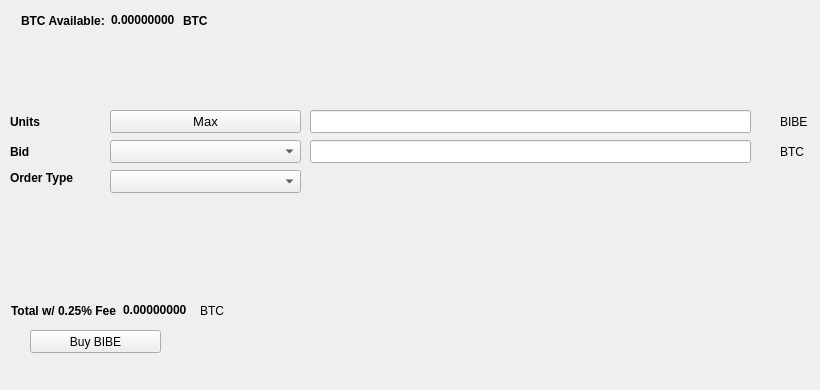
   <widget class="QWidget" name="BuyTab">
    <attribute name="title">
     <string>Buy</string>
    </attribute>
    <widget class="QPushButton" name="BuyBIBE">
     <property name="geometry">
      <rect>
       <x>30</x>
       <y>330</y>
       <width>131</width>
       <height>23</height>
      </rect>
     </property>
     <property name="text">
      <string>Buy BIBE</string>
     </property>
     <property name="icon">
      <iconset resource="../bibecoin.qrc">
       <normaloff>:/icons/bitcoin</normaloff>:/icons/bitcoin</iconset>
     </property>
    </widget>
    <widget class="QLabel" name="label_3">
     <property name="geometry">
      <rect>
       <x>10</x>
       <y>110</y>
       <width>46</width>
       <height>23</height>
      </rect>
     </property>
     <property name="font">
      <font>
       <weight>75</weight>
       <bold>true</bold>
      </font>
     </property>
     <property name="text">
      <string>Units</string>
     </property>
    </widget>
    <widget class="QLineEdit" name="UnitsInput">
     <property name="geometry">
      <rect>
       <x>310</x>
       <y>110</y>
       <width>441</width>
       <height>23</height>
      </rect>
     </property>
     <property name="font">
      <font>
       <pointsize>9</pointsize>
       <weight>75</weight>
       <bold>true</bold>
      </font>
     </property>
    </widget>
    <widget class="QLineEdit" name="BuyBidPriceEdit">
     <property name="geometry">
      <rect>
       <x>310</x>
       <y>140</y>
       <width>441</width>
       <height>23</height>
      </rect>
     </property>
     <property name="font">
      <font>
       <pointsize>9</pointsize>
       <weight>75</weight>
       <bold>true</bold>
      </font>
     </property>
    </widget>
    <widget class="QLabel" name="label_4">
     <property name="geometry">
      <rect>
       <x>780</x>
       <y>110</y>
       <width>31</width>
       <height>23</height>
      </rect>
     </property>
     <property name="text">
      <string>BIBE</string>
     </property>
    </widget>
    <widget class="QLabel" name="label_5">
     <property name="geometry">
      <rect>
       <x>780</x>
       <y>140</y>
       <width>31</width>
       <height>23</height>
      </rect>
     </property>
     <property name="text">
      <string>BTC</string>
     </property>
    </widget>
    <widget class="QLabel" name="label_6">
     <property name="geometry">
      <rect>
       <x>10</x>
       <y>140</y>
       <width>46</width>
       <height>23</height>
      </rect>
     </property>
     <property name="font">
      <font>
       <weight>75</weight>
       <bold>true</bold>
      </font>
     </property>
     <property name="text">
      <string>Bid</string>
     </property>
    </widget>
    <widget class="QLabel" name="label_7">
     <property name="geometry">
      <rect>
       <x>10</x>
       <y>170</y>
       <width>91</width>
       <height>16</height>
      </rect>
     </property>
     <property name="font">
      <font>
       <weight>75</weight>
       <bold>true</bold>
      </font>
     </property>
     <property name="text">
      <string>Order Type</string>
     </property>
    </widget>
    <widget class="QPushButton" name="Buy_Max_Amount">
     <property name="geometry">
      <rect>
       <x>110</x>
       <y>110</y>
       <width>191</width>
       <height>23</height>
      </rect>
     </property>
     <property name="font">
      <font>
       <pointsize>10</pointsize>
      </font>
     </property>
     <property name="text">
      <string>Max</string>
     </property>
    </widget>
    <widget class="QComboBox" name="BuyBidcomboBox">
     <property name="geometry">
      <rect>
       <x>110</x>
       <y>140</y>
       <width>191</width>
       <height>23</height>
      </rect>
     </property>
     <property name="font">
      <font>
       <pointsize>10</pointsize>
      </font>
     </property>
    </widget>
    <widget class="QComboBox" name="buyOrdertypeCombo">
     <property name="geometry">
      <rect>
       <x>110</x>
       <y>170</y>
       <width>191</width>
       <height>23</height>
      </rect>
     </property>
     <property name="font">
      <font>
       <pointsize>10</pointsize>
      </font>
     </property>
    </widget>
    <widget class="QWidget" name="layoutWidget1">
     <property name="geometry">
      <rect>
       <x>21</x>
       <y>11</y>
       <width>227</width>
       <height>19</height>
      </rect>
     </property>
     <layout class="QHBoxLayout" name="horizontalLayout_3">
      <item>
       <widget class="QLabel" name="label232">
        <property name="font">
         <font>
          <weight>75</weight>
          <bold>true</bold>
         </font>
        </property>
        <property name="text">
         <string>BTC Available:</string>
        </property>
       </widget>
      </item>
      <item>
       <widget class="QLabel" name="BtcAvailableLbl">
        <property name="palette">
         <palette>
          <active>
           <colorrole role="WindowText">
            <brush brushstyle="SolidPattern">
             <color alpha="255">
              <red>0</red>
              <green>0</green>
              <blue>0</blue>
             </color>
            </brush>
           </colorrole>
           <colorrole role="Button">
            <brush brushstyle="SolidPattern">
             <color alpha="255">
              <red>0</red>
              <green>170</green>
              <blue>0</blue>
             </color>
            </brush>
           </colorrole>
           <colorrole role="Light">
            <brush brushstyle="SolidPattern">
             <color alpha="255">
              <red>0</red>
              <green>255</green>
              <blue>0</blue>
             </color>
            </brush>
           </colorrole>
           <colorrole role="Midlight">
            <brush brushstyle="SolidPattern">
             <color alpha="255">
              <red>0</red>
              <green>212</green>
              <blue>0</blue>
             </color>
            </brush>
           </colorrole>
           <colorrole role="Dark">
            <brush brushstyle="SolidPattern">
             <color alpha="255">
              <red>0</red>
              <green>85</green>
              <blue>0</blue>
             </color>
            </brush>
           </colorrole>
           <colorrole role="Mid">
            <brush brushstyle="SolidPattern">
             <color alpha="255">
              <red>0</red>
              <green>113</green>
              <blue>0</blue>
             </color>
            </brush>
           </colorrole>
           <colorrole role="Text">
            <brush brushstyle="SolidPattern">
             <color alpha="255">
              <red>0</red>
              <green>170</green>
              <blue>0</blue>
             </color>
            </brush>
           </colorrole>
           <colorrole role="BrightText">
            <brush brushstyle="SolidPattern">
             <color alpha="255">
              <red>255</red>
              <green>255</green>
              <blue>255</blue>
             </color>
            </brush>
           </colorrole>
           <colorrole role="ButtonText">
            <brush brushstyle="SolidPattern">
             <color alpha="255">
              <red>0</red>
              <green>0</green>
              <blue>0</blue>
             </color>
            </brush>
           </colorrole>
           <colorrole role="Base">
            <brush brushstyle="SolidPattern">
             <color alpha="255">
              <red>255</red>
              <green>255</green>
              <blue>255</blue>
             </color>
            </brush>
           </colorrole>
           <colorrole role="Window">
            <brush brushstyle="SolidPattern">
             <color alpha="255">
              <red>0</red>
              <green>170</green>
              <blue>0</blue>
             </color>
            </brush>
           </colorrole>
           <colorrole role="Shadow">
            <brush brushstyle="SolidPattern">
             <color alpha="255">
              <red>0</red>
              <green>0</green>
              <blue>0</blue>
             </color>
            </brush>
           </colorrole>
           <colorrole role="AlternateBase">
            <brush brushstyle="SolidPattern">
             <color alpha="255">
              <red>127</red>
              <green>212</green>
              <blue>127</blue>
             </color>
            </brush>
           </colorrole>
           <colorrole role="ToolTipBase">
            <brush brushstyle="SolidPattern">
             <color alpha="255">
              <red>255</red>
              <green>255</green>
              <blue>220</blue>
             </color>
            </brush>
           </colorrole>
           <colorrole role="ToolTipText">
            <brush brushstyle="SolidPattern">
             <color alpha="255">
              <red>0</red>
              <green>0</green>
              <blue>0</blue>
             </color>
            </brush>
           </colorrole>
          </active>
          <inactive>
           <colorrole role="WindowText">
            <brush brushstyle="SolidPattern">
             <color alpha="255">
              <red>0</red>
              <green>0</green>
              <blue>0</blue>
             </color>
            </brush>
           </colorrole>
           <colorrole role="Button">
            <brush brushstyle="SolidPattern">
             <color alpha="255">
              <red>0</red>
              <green>170</green>
              <blue>0</blue>
             </color>
            </brush>
           </colorrole>
           <colorrole role="Light">
            <brush brushstyle="SolidPattern">
             <color alpha="255">
              <red>0</red>
              <green>255</green>
              <blue>0</blue>
             </color>
            </brush>
           </colorrole>
           <colorrole role="Midlight">
            <brush brushstyle="SolidPattern">
             <color alpha="255">
              <red>0</red>
              <green>212</green>
              <blue>0</blue>
             </color>
            </brush>
           </colorrole>
           <colorrole role="Dark">
            <brush brushstyle="SolidPattern">
             <color alpha="255">
              <red>0</red>
              <green>85</green>
              <blue>0</blue>
             </color>
            </brush>
           </colorrole>
           <colorrole role="Mid">
            <brush brushstyle="SolidPattern">
             <color alpha="255">
              <red>0</red>
              <green>113</green>
              <blue>0</blue>
             </color>
            </brush>
           </colorrole>
           <colorrole role="Text">
            <brush brushstyle="SolidPattern">
             <color alpha="255">
              <red>0</red>
              <green>170</green>
              <blue>0</blue>
             </color>
            </brush>
           </colorrole>
           <colorrole role="BrightText">
            <brush brushstyle="SolidPattern">
             <color alpha="255">
              <red>255</red>
              <green>255</green>
              <blue>255</blue>
             </color>
            </brush>
           </colorrole>
           <colorrole role="ButtonText">
            <brush brushstyle="SolidPattern">
             <color alpha="255">
              <red>0</red>
              <green>0</green>
              <blue>0</blue>
             </color>
            </brush>
           </colorrole>
           <colorrole role="Base">
            <brush brushstyle="SolidPattern">
             <color alpha="255">
              <red>255</red>
              <green>255</green>
              <blue>255</blue>
             </color>
            </brush>
           </colorrole>
           <colorrole role="Window">
            <brush brushstyle="SolidPattern">
             <color alpha="255">
              <red>0</red>
              <green>170</green>
              <blue>0</blue>
             </color>
            </brush>
           </colorrole>
           <colorrole role="Shadow">
            <brush brushstyle="SolidPattern">
             <color alpha="255">
              <red>0</red>
              <green>0</green>
              <blue>0</blue>
             </color>
            </brush>
           </colorrole>
           <colorrole role="AlternateBase">
            <brush brushstyle="SolidPattern">
             <color alpha="255">
              <red>127</red>
              <green>212</green>
              <blue>127</blue>
             </color>
            </brush>
           </colorrole>
           <colorrole role="ToolTipBase">
            <brush brushstyle="SolidPattern">
             <color alpha="255">
              <red>255</red>
              <green>255</green>
              <blue>220</blue>
             </color>
            </brush>
           </colorrole>
           <colorrole role="ToolTipText">
            <brush brushstyle="SolidPattern">
             <color alpha="255">
              <red>0</red>
              <green>0</green>
              <blue>0</blue>
             </color>
            </brush>
           </colorrole>
          </inactive>
          <disabled>
           <colorrole role="WindowText">
            <brush brushstyle="SolidPattern">
             <color alpha="255">
              <red>0</red>
              <green>85</green>
              <blue>0</blue>
             </color>
            </brush>
           </colorrole>
           <colorrole role="Button">
            <brush brushstyle="SolidPattern">
             <color alpha="255">
              <red>0</red>
              <green>170</green>
              <blue>0</blue>
             </color>
            </brush>
           </colorrole>
           <colorrole role="Light">
            <brush brushstyle="SolidPattern">
             <color alpha="255">
              <red>0</red>
              <green>255</green>
              <blue>0</blue>
             </color>
            </brush>
           </colorrole>
           <colorrole role="Midlight">
            <brush brushstyle="SolidPattern">
             <color alpha="255">
              <red>0</red>
              <green>212</green>
              <blue>0</blue>
             </color>
            </brush>
           </colorrole>
           <colorrole role="Dark">
            <brush brushstyle="SolidPattern">
             <color alpha="255">
              <red>0</red>
              <green>85</green>
              <blue>0</blue>
             </color>
            </brush>
           </colorrole>
           <colorrole role="Mid">
            <brush brushstyle="SolidPattern">
             <color alpha="255">
              <red>0</red>
              <green>113</green>
              <blue>0</blue>
             </color>
            </brush>
           </colorrole>
           <colorrole role="Text">
            <brush brushstyle="SolidPattern">
             <color alpha="255">
              <red>0</red>
              <green>85</green>
              <blue>0</blue>
             </color>
            </brush>
           </colorrole>
           <colorrole role="BrightText">
            <brush brushstyle="SolidPattern">
             <color alpha="255">
              <red>255</red>
              <green>255</green>
              <blue>255</blue>
             </color>
            </brush>
           </colorrole>
           <colorrole role="ButtonText">
            <brush brushstyle="SolidPattern">
             <color alpha="255">
              <red>0</red>
              <green>85</green>
              <blue>0</blue>
             </color>
            </brush>
           </colorrole>
           <colorrole role="Base">
            <brush brushstyle="SolidPattern">
             <color alpha="255">
              <red>0</red>
              <green>170</green>
              <blue>0</blue>
             </color>
            </brush>
           </colorrole>
           <colorrole role="Window">
            <brush brushstyle="SolidPattern">
             <color alpha="255">
              <red>0</red>
              <green>170</green>
              <blue>0</blue>
             </color>
            </brush>
           </colorrole>
           <colorrole role="Shadow">
            <brush brushstyle="SolidPattern">
             <color alpha="255">
              <red>0</red>
              <green>0</green>
              <blue>0</blue>
             </color>
            </brush>
           </colorrole>
           <colorrole role="AlternateBase">
            <brush brushstyle="SolidPattern">
             <color alpha="255">
              <red>0</red>
              <green>170</green>
              <blue>0</blue>
             </color>
            </brush>
           </colorrole>
           <colorrole role="ToolTipBase">
            <brush brushstyle="SolidPattern">
             <color alpha="255">
              <red>255</red>
              <green>255</green>
              <blue>220</blue>
             </color>
            </brush>
           </colorrole>
           <colorrole role="ToolTipText">
            <brush brushstyle="SolidPattern">
             <color alpha="255">
              <red>0</red>
              <green>0</green>
              <blue>0</blue>
             </color>
            </brush>
           </colorrole>
          </disabled>
         </palette>
        </property>
        <property name="font">
         <font>
          <weight>75</weight>
          <bold>true</bold>
         </font>
        </property>
        <property name="text">
         <string>0.00000000</string>
        </property>
        <property name="textInteractionFlags">
         <set>Qt::LinksAccessibleByMouse|Qt::TextSelectableByKeyboard|Qt::TextSelectableByMouse</set>
        </property>
       </widget>
      </item>
      <item>
       <widget class="QLabel" name="BtcAvailableLbl_2">
        <property name="font">
         <font>
          <weight>75</weight>
          <bold>true</bold>
         </font>
        </property>
        <property name="text">
         <string>BTC</string>
        </property>
       </widget>
      </item>
     </layout>
    </widget>
    <widget class="QWidget" name="layoutWidge2">
     <property name="geometry">
      <rect>
       <x>11</x>
       <y>301</y>
       <width>259</width>
       <height>19</height>
      </rect>
     </property>
     <layout class="QHBoxLayout" name="horizontalLayout_4">
      <item>
       <widget class="QLabel" name="label_9">
        <property name="font">
         <font>
          <weight>75</weight>
          <bold>true</bold>
         </font>
        </property>
        <property name="text">
         <string>Total w/ 0.25% Fee</string>
        </property>
       </widget>
      </item>
      <item>
       <widget class="QLabel" name="BuyCostLabel">
        <property name="palette">
         <palette>
          <active>
           <colorrole role="WindowText">
            <brush brushstyle="SolidPattern">
             <color alpha="255">
              <red>0</red>
              <green>0</green>
              <blue>0</blue>
             </color>
            </brush>
           </colorrole>
           <colorrole role="Button">
            <brush brushstyle="SolidPattern">
             <color alpha="255">
              <red>0</red>
              <green>170</green>
              <blue>0</blue>
             </color>
            </brush>
           </colorrole>
           <colorrole role="Light">
            <brush brushstyle="SolidPattern">
             <color alpha="255">
              <red>0</red>
              <green>255</green>
              <blue>0</blue>
             </color>
            </brush>
           </colorrole>
           <colorrole role="Midlight">
            <brush brushstyle="SolidPattern">
             <color alpha="255">
              <red>0</red>
              <green>212</green>
              <blue>0</blue>
             </color>
            </brush>
           </colorrole>
           <colorrole role="Dark">
            <brush brushstyle="SolidPattern">
             <color alpha="255">
              <red>0</red>
              <green>85</green>
              <blue>0</blue>
             </color>
            </brush>
           </colorrole>
           <colorrole role="Mid">
            <brush brushstyle="SolidPattern">
             <color alpha="255">
              <red>0</red>
              <green>113</green>
              <blue>0</blue>
             </color>
            </brush>
           </colorrole>
           <colorrole role="Text">
            <brush brushstyle="SolidPattern">
             <color alpha="255">
              <red>0</red>
              <green>170</green>
              <blue>0</blue>
             </color>
            </brush>
           </colorrole>
           <colorrole role="BrightText">
            <brush brushstyle="SolidPattern">
             <color alpha="255">
              <red>255</red>
              <green>255</green>
              <blue>255</blue>
             </color>
            </brush>
           </colorrole>
           <colorrole role="ButtonText">
            <brush brushstyle="SolidPattern">
             <color alpha="255">
              <red>0</red>
              <green>0</green>
              <blue>0</blue>
             </color>
            </brush>
           </colorrole>
           <colorrole role="Base">
            <brush brushstyle="SolidPattern">
             <color alpha="255">
              <red>255</red>
              <green>255</green>
              <blue>255</blue>
             </color>
            </brush>
           </colorrole>
           <colorrole role="Window">
            <brush brushstyle="SolidPattern">
             <color alpha="255">
              <red>0</red>
              <green>170</green>
              <blue>0</blue>
             </color>
            </brush>
           </colorrole>
           <colorrole role="Shadow">
            <brush brushstyle="SolidPattern">
             <color alpha="255">
              <red>0</red>
              <green>0</green>
              <blue>0</blue>
             </color>
            </brush>
           </colorrole>
           <colorrole role="AlternateBase">
            <brush brushstyle="SolidPattern">
             <color alpha="255">
              <red>127</red>
              <green>212</green>
              <blue>127</blue>
             </color>
            </brush>
           </colorrole>
           <colorrole role="ToolTipBase">
            <brush brushstyle="SolidPattern">
             <color alpha="255">
              <red>255</red>
              <green>255</green>
              <blue>220</blue>
             </color>
            </brush>
           </colorrole>
           <colorrole role="ToolTipText">
            <brush brushstyle="SolidPattern">
             <color alpha="255">
              <red>0</red>
              <green>0</green>
              <blue>0</blue>
             </color>
            </brush>
           </colorrole>
          </active>
          <inactive>
           <colorrole role="WindowText">
            <brush brushstyle="SolidPattern">
             <color alpha="255">
              <red>0</red>
              <green>0</green>
              <blue>0</blue>
             </color>
            </brush>
           </colorrole>
           <colorrole role="Button">
            <brush brushstyle="SolidPattern">
             <color alpha="255">
              <red>0</red>
              <green>170</green>
              <blue>0</blue>
             </color>
            </brush>
           </colorrole>
           <colorrole role="Light">
            <brush brushstyle="SolidPattern">
             <color alpha="255">
              <red>0</red>
              <green>255</green>
              <blue>0</blue>
             </color>
            </brush>
           </colorrole>
           <colorrole role="Midlight">
            <brush brushstyle="SolidPattern">
             <color alpha="255">
              <red>0</red>
              <green>212</green>
              <blue>0</blue>
             </color>
            </brush>
           </colorrole>
           <colorrole role="Dark">
            <brush brushstyle="SolidPattern">
             <color alpha="255">
              <red>0</red>
              <green>85</green>
              <blue>0</blue>
             </color>
            </brush>
           </colorrole>
           <colorrole role="Mid">
            <brush brushstyle="SolidPattern">
             <color alpha="255">
              <red>0</red>
              <green>113</green>
              <blue>0</blue>
             </color>
            </brush>
           </colorrole>
           <colorrole role="Text">
            <brush brushstyle="SolidPattern">
             <color alpha="255">
              <red>0</red>
              <green>170</green>
              <blue>0</blue>
             </color>
            </brush>
           </colorrole>
           <colorrole role="BrightText">
            <brush brushstyle="SolidPattern">
             <color alpha="255">
              <red>255</red>
              <green>255</green>
              <blue>255</blue>
             </color>
            </brush>
           </colorrole>
           <colorrole role="ButtonText">
            <brush brushstyle="SolidPattern">
             <color alpha="255">
              <red>0</red>
              <green>0</green>
              <blue>0</blue>
             </color>
            </brush>
           </colorrole>
           <colorrole role="Base">
            <brush brushstyle="SolidPattern">
             <color alpha="255">
              <red>255</red>
              <green>255</green>
              <blue>255</blue>
             </color>
            </brush>
           </colorrole>
           <colorrole role="Window">
            <brush brushstyle="SolidPattern">
             <color alpha="255">
              <red>0</red>
              <green>170</green>
              <blue>0</blue>
             </color>
            </brush>
           </colorrole>
           <colorrole role="Shadow">
            <brush brushstyle="SolidPattern">
             <color alpha="255">
              <red>0</red>
              <green>0</green>
              <blue>0</blue>
             </color>
            </brush>
           </colorrole>
           <colorrole role="AlternateBase">
            <brush brushstyle="SolidPattern">
             <color alpha="255">
              <red>127</red>
              <green>212</green>
              <blue>127</blue>
             </color>
            </brush>
           </colorrole>
           <colorrole role="ToolTipBase">
            <brush brushstyle="SolidPattern">
             <color alpha="255">
              <red>255</red>
              <green>255</green>
              <blue>220</blue>
             </color>
            </brush>
           </colorrole>
           <colorrole role="ToolTipText">
            <brush brushstyle="SolidPattern">
             <color alpha="255">
              <red>0</red>
              <green>0</green>
              <blue>0</blue>
             </color>
            </brush>
           </colorrole>
          </inactive>
          <disabled>
           <colorrole role="WindowText">
            <brush brushstyle="SolidPattern">
             <color alpha="255">
              <red>0</red>
              <green>85</green>
              <blue>0</blue>
             </color>
            </brush>
           </colorrole>
           <colorrole role="Button">
            <brush brushstyle="SolidPattern">
             <color alpha="255">
              <red>0</red>
              <green>170</green>
              <blue>0</blue>
             </color>
            </brush>
           </colorrole>
           <colorrole role="Light">
            <brush brushstyle="SolidPattern">
             <color alpha="255">
              <red>0</red>
              <green>255</green>
              <blue>0</blue>
             </color>
            </brush>
           </colorrole>
           <colorrole role="Midlight">
            <brush brushstyle="SolidPattern">
             <color alpha="255">
              <red>0</red>
              <green>212</green>
              <blue>0</blue>
             </color>
            </brush>
           </colorrole>
           <colorrole role="Dark">
            <brush brushstyle="SolidPattern">
             <color alpha="255">
              <red>0</red>
              <green>85</green>
              <blue>0</blue>
             </color>
            </brush>
           </colorrole>
           <colorrole role="Mid">
            <brush brushstyle="SolidPattern">
             <color alpha="255">
              <red>0</red>
              <green>113</green>
              <blue>0</blue>
             </color>
            </brush>
           </colorrole>
           <colorrole role="Text">
            <brush brushstyle="SolidPattern">
             <color alpha="255">
              <red>0</red>
              <green>85</green>
              <blue>0</blue>
             </color>
            </brush>
           </colorrole>
           <colorrole role="BrightText">
            <brush brushstyle="SolidPattern">
             <color alpha="255">
              <red>255</red>
              <green>255</green>
              <blue>255</blue>
             </color>
            </brush>
           </colorrole>
           <colorrole role="ButtonText">
            <brush brushstyle="SolidPattern">
             <color alpha="255">
              <red>0</red>
              <green>85</green>
              <blue>0</blue>
             </color>
            </brush>
           </colorrole>
           <colorrole role="Base">
            <brush brushstyle="SolidPattern">
             <color alpha="255">
              <red>0</red>
              <green>170</green>
              <blue>0</blue>
             </color>
            </brush>
           </colorrole>
           <colorrole role="Window">
            <brush brushstyle="SolidPattern">
             <color alpha="255">
              <red>0</red>
              <green>170</green>
              <blue>0</blue>
             </color>
            </brush>
           </colorrole>
           <colorrole role="Shadow">
            <brush brushstyle="SolidPattern">
             <color alpha="255">
              <red>0</red>
              <green>0</green>
              <blue>0</blue>
             </color>
            </brush>
           </colorrole>
           <colorrole role="AlternateBase">
            <brush brushstyle="SolidPattern">
             <color alpha="255">
              <red>0</red>
              <green>170</green>
              <blue>0</blue>
             </color>
            </brush>
           </colorrole>
           <colorrole role="ToolTipBase">
            <brush brushstyle="SolidPattern">
             <color alpha="255">
              <red>255</red>
              <green>255</green>
              <blue>220</blue>
             </color>
            </brush>
           </colorrole>
           <colorrole role="ToolTipText">
            <brush brushstyle="SolidPattern">
             <color alpha="255">
              <red>0</red>
              <green>0</green>
              <blue>0</blue>
             </color>
            </brush>
           </colorrole>
          </disabled>
         </palette>
        </property>
        <property name="font">
         <font>
          <weight>75</weight>
          <bold>true</bold>
         </font>
        </property>
        <property name="autoFillBackground">
         <bool>false</bool>
        </property>
        <property name="text">
         <string>0.00000000</string>
        </property>
        <property name="textInteractionFlags">
         <set>Qt::LinksAccessibleByMouse|Qt::TextSelectableByMouse</set>
        </property>
       </widget>
      </item>
      <item>
       <widget class="QLabel" name="label_10">
        <property name="font">
         <font>
          <weight>50</weight>
          <bold>false</bold>
         </font>
        </property>
        <property name="text">
         <string>BTC</string>
        </property>
       </widget>
      </item>
     </layout>
    </widget>
    <widget class="QLabel" name="label_24">
     <property name="geometry">
      <rect>
       <x>460</x>
       <y>300</y>
       <width>281</width>
       <height>81</height>
      </rect>
     </property>
     <property name="text">
      <string/>
     </property>
     <property name="pixmap">
      <pixmap>:/images/bittrex</pixmap>
     </property>
    </widget>
   </widget>
